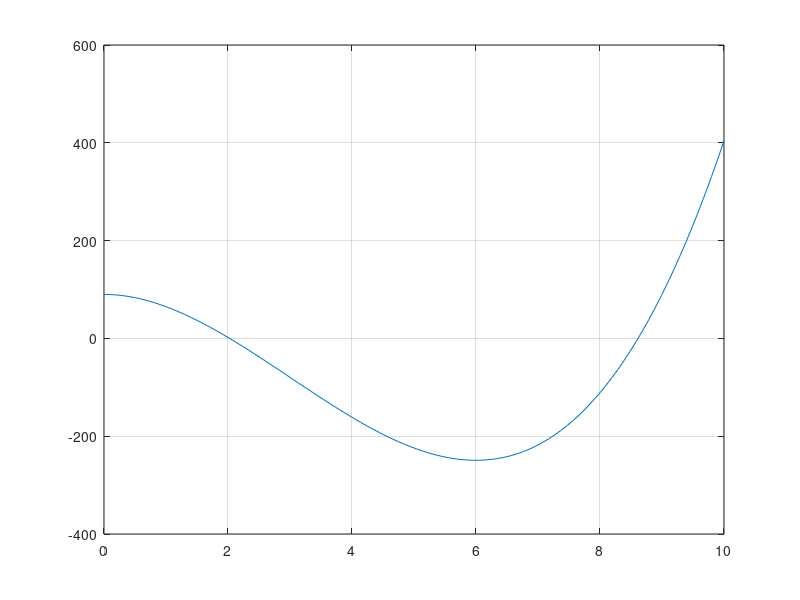

Recreate this plot in MATLAB.
clc
n=3;   %number of iterations

h0=2;

f=@(h) pi*h.^3 - 9*pi*h.^2 + 90;
f1= @(h) 3*pi*h.^2 - 18*pi*h;
h=h0;
    for i=1:n
            h=h-f(h)/f1(h);
            err=abs(0-f(h));
            fprintf('Error at %d th iteration is %f.\n',i,err)
    end
   
    
fprintf('Value of h is %f.\n\n',h);


h=linspace(0,10);
y= pi*h.^3 - 9*pi*h.^2 + 90;
plot(h,y)
grid on


%ignoring other root because h cannot be greater than 2R i.e., 6